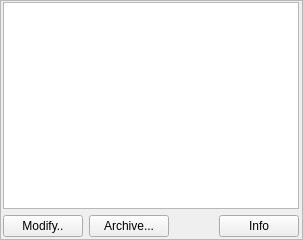
<?xml version="1.0" encoding="UTF-8"?>
<ui version="4.0">
 <class>SessionSettingsPane</class>
 <widget class="QFrame" name="SessionSettingsPane">
  <property name="geometry">
   <rect>
    <x>0</x>
    <y>0</y>
    <width>303</width>
    <height>240</height>
   </rect>
  </property>
  <property name="sizePolicy">
   <sizepolicy hsizetype="Fixed" vsizetype="Fixed">
    <horstretch>0</horstretch>
    <verstretch>0</verstretch>
   </sizepolicy>
  </property>
  <property name="windowTitle">
   <string>Frame</string>
  </property>
  <property name="frameShape">
   <enum>QFrame::StyledPanel</enum>
  </property>
  <property name="frameShadow">
   <enum>QFrame::Raised</enum>
  </property>
  <widget class="QWidget" name="gridLayoutWidget">
   <property name="geometry">
    <rect>
     <x>3</x>
     <y>2</y>
     <width>296</width>
     <height>235</height>
    </rect>
   </property>
   <layout class="QGridLayout" name="gridLayout">
    <item row="0" column="0">
     <widget class="QListWidget" name="listWidgetSession"/>
    </item>
    <item row="1" column="0">
     <layout class="QHBoxLayout" name="horizontalLayout">
      <item>
       <widget class="QPushButton" name="btnModify">
        <property name="text">
         <string>Modify..</string>
        </property>
       </widget>
      </item>
      <item>
       <widget class="QPushButton" name="btnArchive">
        <property name="text">
         <string>Archive...</string>
        </property>
       </widget>
      </item>
      <item>
       <spacer name="horizontalSpacer">
        <property name="orientation">
         <enum>Qt::Horizontal</enum>
        </property>
        <property name="sizeHint" stdset="0">
         <size>
          <width>40</width>
          <height>20</height>
         </size>
        </property>
       </spacer>
      </item>
      <item>
       <widget class="QPushButton" name="btnInfo">
        <property name="text">
         <string>Info</string>
        </property>
       </widget>
      </item>
     </layout>
    </item>
   </layout>
  </widget>
  <action name="actionDelete">
   <property name="text">
    <string>Delete</string>
   </property>
   <property name="shortcut">
    <string>Del</string>
   </property>
  </action>
  <action name="actionCopy">
   <property name="text">
    <string>Copy</string>
   </property>
   <property name="shortcut">
    <string>Ctrl+C</string>
   </property>
  </action>
  <action name="actionBackup">
   <property name="text">
    <string>Backup</string>
   </property>
   <property name="shortcut">
    <string>Ctrl+B</string>
   </property>
  </action>
  <action name="actionRestoreBackup">
   <property name="text">
    <string>Restore Backup</string>
   </property>
   <property name="shortcut">
    <string>Ctrl+Shift+B</string>
   </property>
  </action>
 </widget>
 <resources/>
 <connections/>
</ui>
